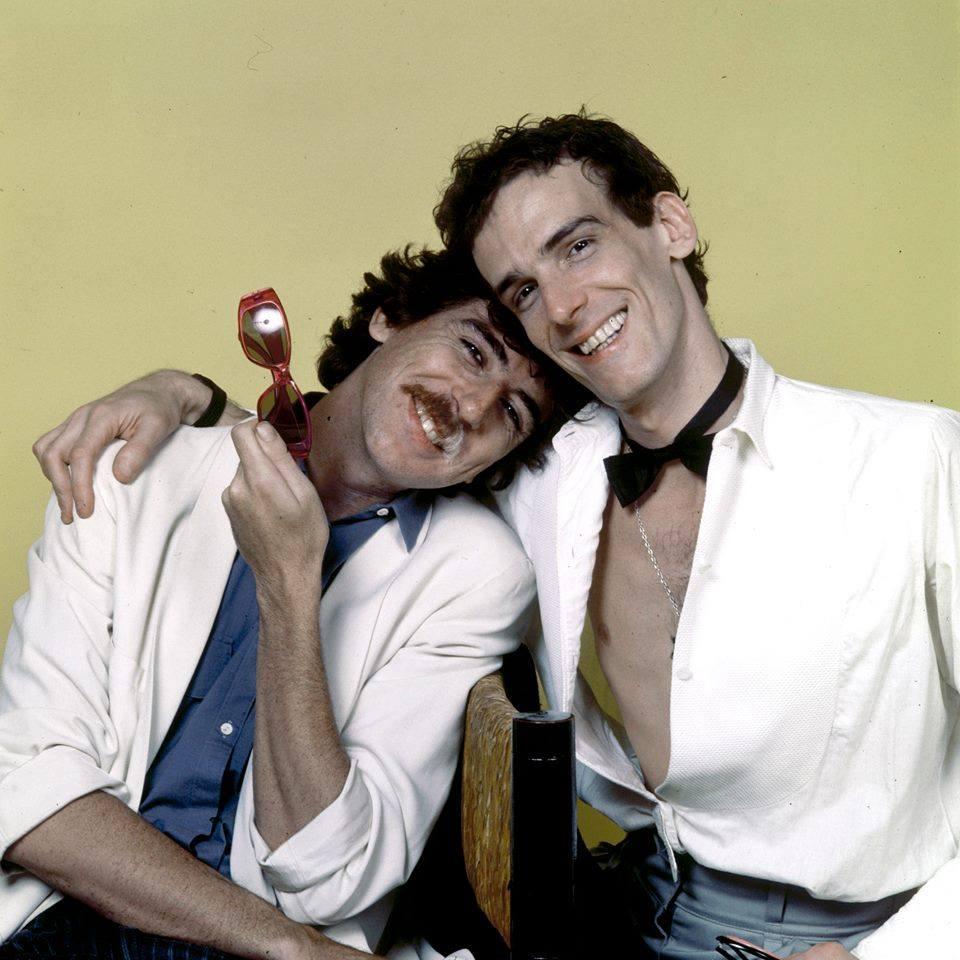
#> input picture spinetta.jpg, 960 x 960 px, found by its file name
$ jupyter execute --allow-errors 'TP4 FFT.ipynb'
#> lines starting #> are read from the running program, lines starting #| are printed output that depends on the picture; after the words box and inside, x2 and y2 are one past the last pixel; in counts of white or black regions, pixels touching at a corner belong together
[cell 1]
from PIL import Image
from PIL import ImageDraw
import numpy as np
from matplotlib import pyplot as plt

[cell 2]
def im_to_YIQ(im):
    im_norm= im/256
    mat_a_YIQ= np.array([[0.299,0.587,0.114],[0.595716,-0.274453,-0.321263],[0.211456,-0.522591,0.311135]])
    im_yiq= np.dot(im_norm, mat_a_YIQ.T)
    return im_yiq

# [13 lines left out: function yiq_coef, not called in this run]

##CORRECCIÓn

def im_to_RGB(im):
    mat_a_RGB= np.array([[1,0.9663,0.6210],[1,-0.2721,-0.6474],[1,-1.1070,1.7046]])
    im_RGB= np.dot(im, mat_a_RGB.T)
    im_RGB*= 255
    #Clampeo RGB
    im_RGB[im_RGB>255]= 255
    im_RGB[im_RGB<0]= 0

    return im_RGB.astype(np.uint8)

# [8 lines left out: function show_two_im, not called in this run]

[cell 3]
#Transformada de Fourier del coseno
Np= 2**12
tmin= 0
tmax= 20
f0= 10
t= np.arange(tmin,tmax, ((tmax-tmin)/Np))
y= np.cos(2*np.pi*f0*t)
Ts= t[2]-t[1]
Fs= 1/Ts
Y=np.fft.fft(y*Ts)
Y1 = np.fft.fftshift(Y)
freq= np.arange(-Fs/2,Fs/2, Fs/Np)
plt.subplot(211)
plt.plot(t, y)
#plt.xscale('Tiempo')
plt.ylabel('Amplitud')
plt.xlabel('Tiempo')
plt.xlim(0, 1/f0*4)
plt.grid(True)
#plt.gca().xaxis.grid(True, which='minor')  # minor grid on too

plt.subplot(212)
plt.plot(freq, abs(Y1))
#plt.yscale('Amplitud')
plt.ylabel('Amplitud')
plt.xlabel('Frecuencia')
plt.grid(True)
#> figure, not shown here; panel 1: curve peaks at x = 0, y = 1; panel 2: curve peaks at x = -10, y = 10

[cell 4]
#Transformada de un pulso
Np= 2**12
tmin= -10
tmax= 20

t0= 3
ancho= 1
t= np.arange(tmin,tmax, ((tmax-tmin)/Np))
y= np.zeros(t.shape[0])
for i in range(y.shape[0]):
    if t[i]>-ancho/2 and t[i]<ancho/2:
        y[i]=1

Ts= t[2]-t[1]
Fs= 1/Ts
Y=np.fft.fft(y*Ts)
Y1 = np.fft.fftshift(Y)
freq= np.arange(-Fs/2,Fs/2, Fs/Np)
plt.subplot(211)
plt.plot(t, y)
#plt.xscale('Tiempo')
plt.ylabel('Amplitud')
plt.xlabel('Tiempo')
#plt.xlim(0, 1/f0*4)
plt.grid(True)
#plt.gca().xaxis.grid(True, which='minor')  # minor grid on too

plt.subplot(212)
plt.plot(freq, abs(Y1))
#plt.yscale('Amplitud')
plt.ylabel('Amplitud')
plt.xlabel('Frecuencia')
plt.xlim(-10,10)
plt.grid(True)
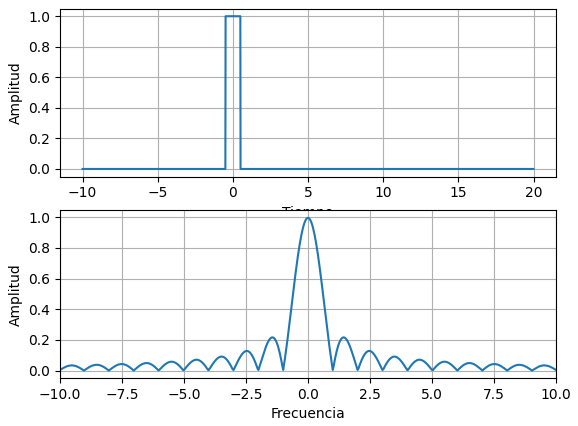
#> figure drawn by matplotlib, 2 panels; panel 1: curve peaks at x = -0.493, y = 1; panel 2: curve peaks at x = -3.88e-12, y = 0.996

[cell 5]
#Espectro de un circulo
image = Image.new('RGB', (512, 512),color=(255,255,255))
#> image: PIL image 512x512 RGB; every value is 255
draw = ImageDraw.Draw(image)
r= 32
draw.ellipse((256-r,256-r,256+r,256+r), fill = 'black')
a_circulo= np.asarray(image)
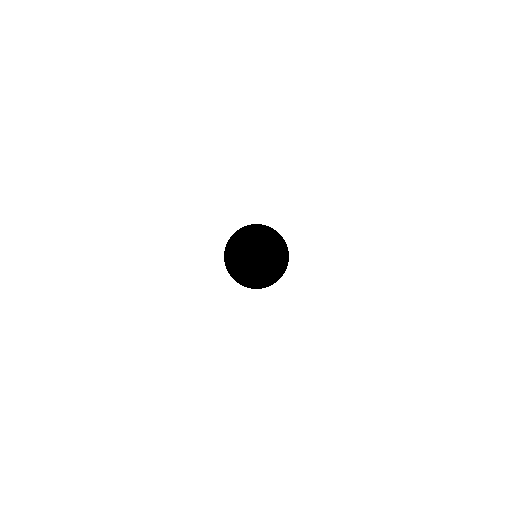
#> a_circulo: shape (512, 512, 3); 98.7% white; 1 black region, box (x1, y1, x2, y2) and area: (224, 224, 289, 289) 3305
plt.subplot(121)
plt.imshow(image)
cir_yiq= im_to_YIQ(a_circulo)
Y_cir= cir_yiq[:,:,0]
F = np.fft.fft2(Y_cir)
F = np.fft.fftshift(F)
P = np.abs(F) **2
plt.subplot(122)
plt.imshow(np.log(P+1),cmap="gray");

[cell 6]
#Espectro de un cuadrado
im_2 = Image.new('RGB', (512, 512),color=(255,255,255))
draw_2 = ImageDraw.Draw(im_2)
r= 4
draw_2.rectangle((255-r,255-r,255+r,255+r), fill = 'black')
a_rect= np.asarray(im_2)
#> a_rect: shape (512, 512, 3); 100% white; 1 black region, box (x1, y1, x2, y2) and area: (251, 251, 260, 260) 81
plt.subplot(121)
plt.imshow(im_2)
rect_yiq= im_to_YIQ(a_rect)
Y_rect= rect_yiq[:,:,0]
F = np.fft.fft2(Y_rect)
F = np.fft.fftshift(F)
P = np.abs(F)
plt.subplot(122)
plt.imshow(np.log(P+1),cmap="gray");

[cell 7]
#Espectro de una imagen
im_3 = Image.open("spinetta.jpg")
#> im_3 is the input picture: PIL image 960x960 RGB; mean R, G, B 166, 159.6, 141.7

a_3= np.asarray(im_3)
plt.subplot(121)
plt.imshow(im_3)
a3_yiq= im_to_YIQ(a_3)
#> in im_to_YIQ (call 3), `im_yiq= np.dot(im_norm, mat_a_YIQ.T)`:
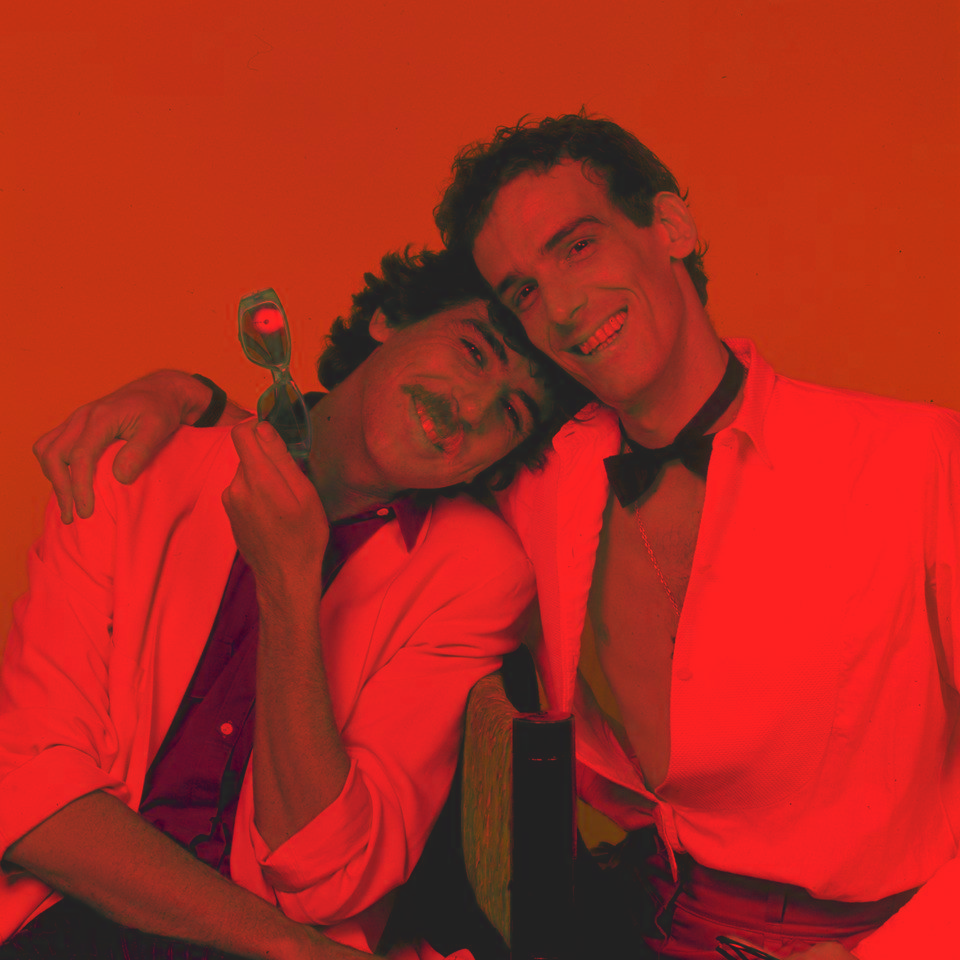
#> im_yiq: shape (960, 960, 3) float64; mean R, G, B 0.623, 0.0374, -0.0164; drawn with min black and max white
Y_a3= a3_yiq[:,:,0]
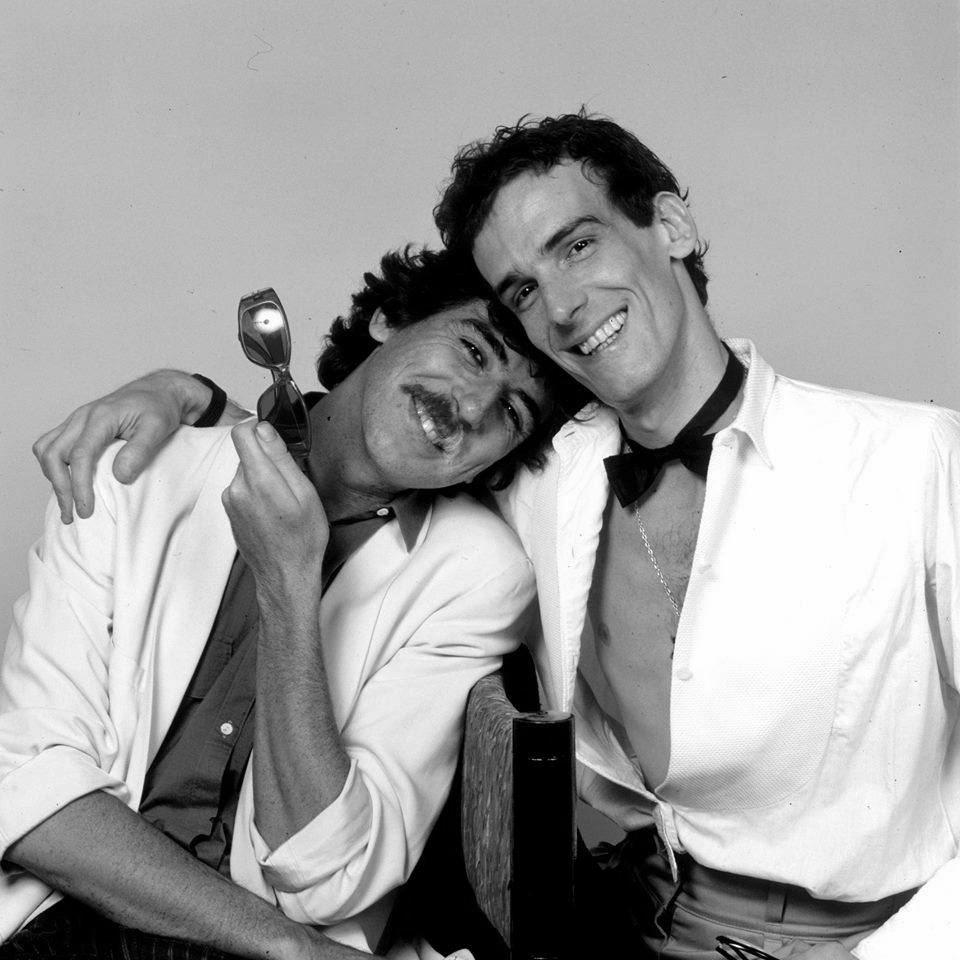
#> Y_a3: shape (960, 960) float64; min 0, max 0.996, mean 0.623
F = np.fft.fft2(Y_a3)
F = np.fft.fftshift(F)
P = np.abs(F) **2
#> P: shape (960, 960) float64
plt.subplot(122)
plt.imshow(np.log(P+1),cmap="gray");
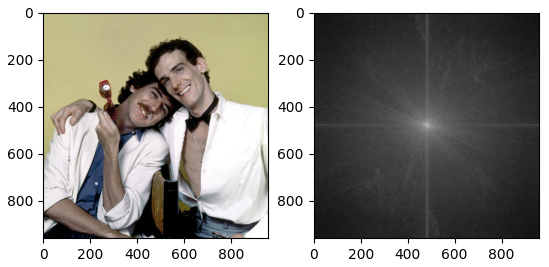
#> figure drawn by matplotlib, 2 panels

[cell 8]
#Espectro de un recta
im_2 = Image.new('RGB', (512, 512),color=(255,255,255))
draw_2 = ImageDraw.Draw(im_2)
r= 20
draw_2.polygon((250,0,260,0,260,512,250,512), fill = 'black')
a_rect= np.asarray(im_2)
#> a_rect: shape (512, 512, 3); 97.9% white; 1 black region, box (x1, y1, x2, y2) and area: (250, 0, 261, 512) 5632
plt.subplot(121)
plt.imshow(im_2)
rect_yiq= im_to_YIQ(a_rect)
Y_rect= rect_yiq[:,:,0]
F = np.fft.fft2(Y_rect)
F = np.fft.fftshift(F)
P = np.abs(F)
#> P: shape (512, 512) float64
plt.subplot(122)
plt.imshow(np.log(P+1),cmap="gray");

[cell 9]
#Espectro de un recta
im_2 = Image.new('RGB', (512, 512),color=(255,255,255))
draw_2 = ImageDraw.Draw(im_2)
r= 20
draw_2.polygon((250,0,260,0,260,512,250,512), fill = 'black')
a_rect= np.asarray(im_2.rotate(90))
#> a_rect: shape (512, 512, 3); 97.9% white; 1 black region, box (x1, y1, x2, y2) and area: (0, 251, 512, 262) 5632
plt.subplot(121)
plt.imshow(im_2.rotate(90))
rect_yiq= im_to_YIQ(a_rect)
#> in im_to_YIQ (call 5), `im_yiq= np.dot(im_norm, mat_a_YIQ.T)`:
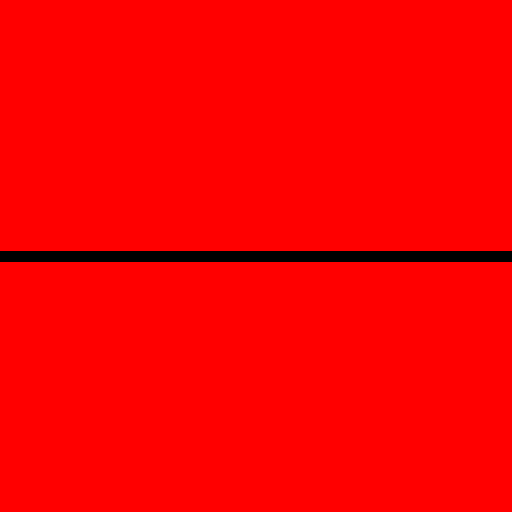
#> im_yiq: shape (512, 512, 3) float64; mean R, G, B 0.975, -6.13e-17, -2.65e-17; drawn with min black and max white
Y_rect= rect_yiq[:,:,0]
F = np.fft.fft2(Y_rect)
F = np.fft.fftshift(F)
P = np.abs(F)
plt.subplot(122)
plt.imshow(np.log(P+1),cmap="gray");
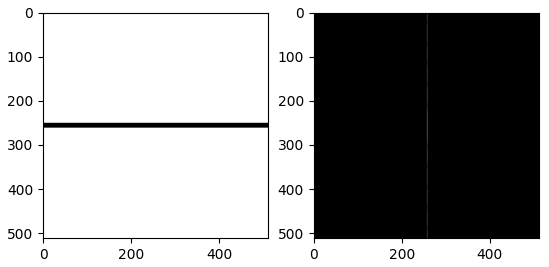
#> figure drawn by matplotlib, 2 panels

[cell 10]
#Espectro de un triangulo
im_2 = Image.new('RGB', (512, 512),color=(255,255,255))
draw_2 = ImageDraw.Draw(im_2)
r= 20
draw_2.polygon((255,255,270,270,240,270), fill = 'black')
a_rect= np.asarray(im_2)
#> a_rect: shape (512, 512, 3); 99.9% white; 1 black region, box (x1, y1, x2, y2) and area: (240, 255, 271, 271) 256
plt.subplot(121)
plt.imshow(im_2)
rect_yiq= im_to_YIQ(a_rect)
Y_rect= rect_yiq[:,:,0]
F = np.fft.fft2(Y_rect)
F = np.fft.fftshift(F)
P = np.abs(F)
plt.subplot(122)
plt.imshow(np.log(P+1),cmap="gray");
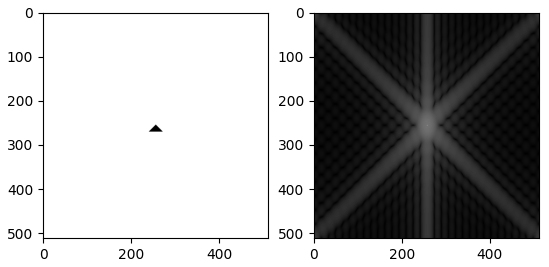
#> figure drawn by matplotlib, 2 panels

[cell 11]
#Reconstrucción
im_2 = Image.new('RGB', (512, 512),color=(255,255,255))
draw_2 = ImageDraw.Draw(im_2)
r= 20
draw_2.rectangle((255-r,255-r,255+r,255+r), fill = 'black')
#im_2= Image.open("spinetta.jpg")
a_rect= np.asarray(im_2)
#> a_rect: shape (512, 512, 3); 99.4% white; 1 black region, box (x1, y1, x2, y2) and area: (235, 235, 276, 276) 1681
plt.subplot(121)
plt.imshow(im_2)
rect_yiq= im_to_YIQ(a_rect)
Y_rect= rect_yiq[:,:,0]
F = np.fft.fft2(Y_rect)
F = np.fft.fftshift(F)
Fa= np.angle(F)
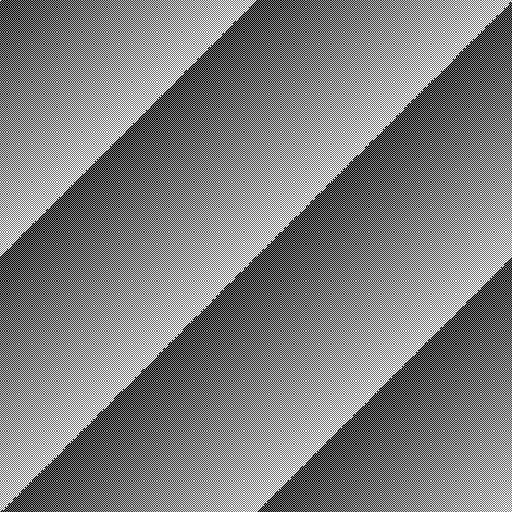
#> Fa: shape (512, 512) float64; min -3.14, max 3.14, mean 0.000899; drawn with min black and max white
Mod = np.abs(F)
fact=100
Pro_crudo =np.log(Mod/fact+1)
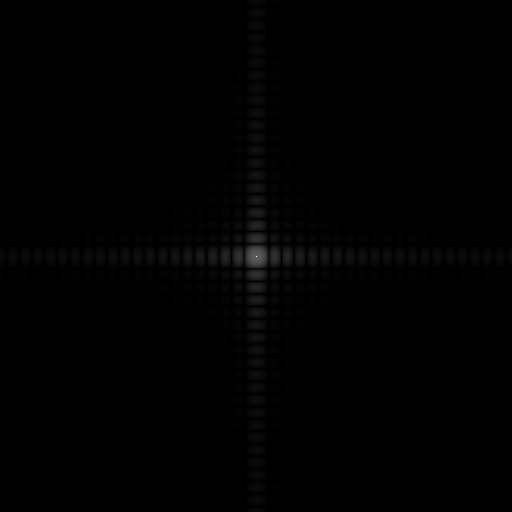
#> Pro_crudo: shape (512, 512) float64; min 1.61e-05, max 7.86, mean 0.0436; drawn with min black and max white
Pro= Pro_crudo/Pro_crudo.max()
plt.subplot(122)
plt.imshow(Pro,cmap="gray");
pro_yiq= np.zeros(rect_yiq.shape)
pro_yiq[:,:,0]= Pro
pro_rgb= im_to_RGB(pro_yiq)
im_pro= Image.fromarray(pro_rgb)
im_pro.save("pro.bmp")
